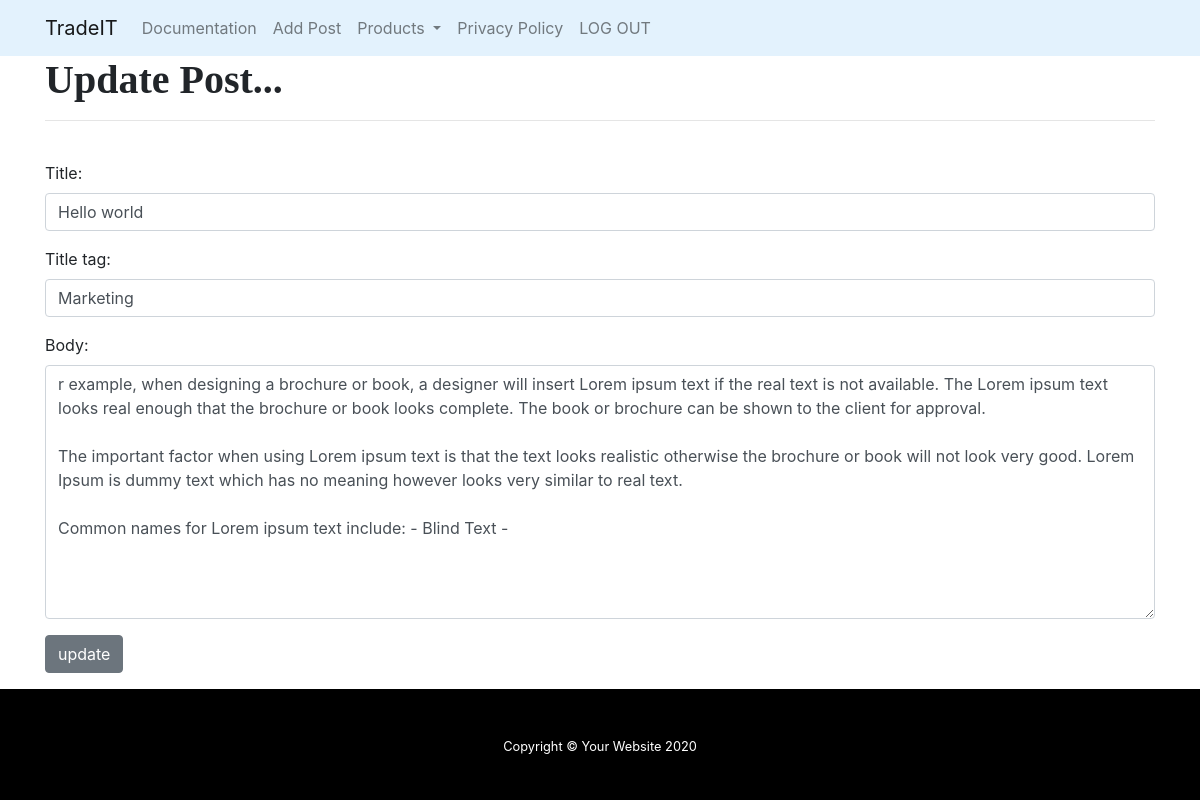
Page /article/edit/24 (signed in) on the committed database.
### affiliate/models.py (models this page shows, shortened)
class Post(models.Model):
    title = models.CharField(max_length=255)
    title_tag = models.CharField(max_length=255)
    author = models.ForeignKey(User, on_delete = models.CASCADE)
    body = models.TextField()
    post_date = models.DateField(auto_now_add=True)

### affiliate/views.py (the view)
# urls.py: path('article/edit/<int:pk>', UpdatePostView.as_view(), name="update_post"),
class UpdatePostView(UpdateView):
    model = Post
    form_class = EditForm
    template_name = "update_post.html"

### affiliate/forms.py
class EditForm(forms.ModelForm):
    class Meta:
        model = Post
        fields = ('title', 'title_tag','body')
        widgets = {
            'title': forms.TextInput(attrs={'class': 'form-control'}),
            'title_tag': forms.TextInput(attrs={'class': 'form-control'}),
            'body': forms.Textarea(attrs={'class': 'form-control'}),
        }

### affiliate/templates/update_post.html (shortened to what this page needs)
{% extends 'base.html'%}
{% block body %}
{% if user.is_authenticated  %}
<div class='container'>
<h1>Update Post...</h1>
<hr>
<br/>
<div class="mb-3">
<form method="POST">
    {{ form.as_p }}
    <button class="btn btn-secondary">update</button>
</form>
</div>
</div>
{% else %}
You are not allowed here ! (and you know that very well......)
{% endif %}
{% endblock body %}

### affiliate/static/affiliate/css/modern-business.css (style rules this page uses)
body { padding-top: 56px; }

### rows in the picture
Post: title "Hello world", title_tag "Marketing", body "r example, when designing a brochure or book, a designer will insert Lorem ipsum text if the real text is not available. The Lorem ipsum text looks real enough that the brochure or book looks complete. The book or brochure can be shown to the client for approval. The important factor when using Lorem ipsum text is that the text looks realistic otherwise the brochure or book will not look very good. Lorem Ipsum is dummy text which has no meaning however looks very similar to real text. Common names for Lorem ipsum text include: - Blind Text -"
